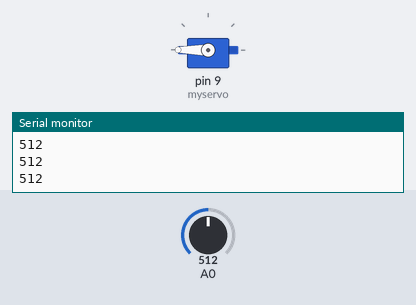
A sketch run on a simulated Arduino Uno, built with avr-gcc and run on an emulated ATmega328P. On the bench: servo, the last lines printed to the serial monitor. The test bench sets the inputs (shaded band); at power-on: A0 = 512.

Above: at 1.2 s.
1.3 s: A0 set to 313
2.8 s: A0 set to 287
At 4.0 s:
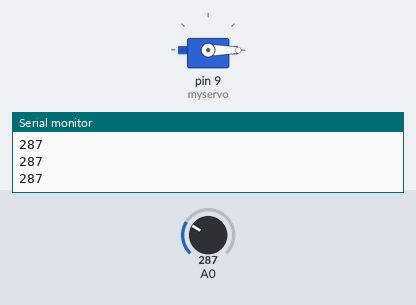
4.3 s: A0 set to 306
At 5.5 s:
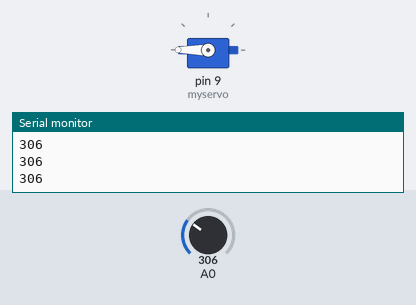
5.9 s: A0 set to 290
At 6.8 s:
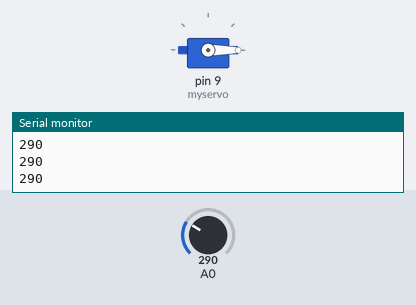
Timing chart, 0 to 8.5 s (numbered marks = the images above; inputs shaded):
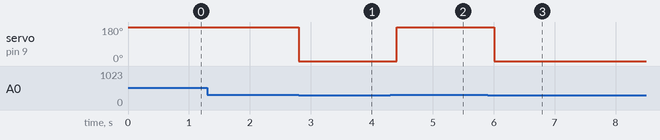

Measured:
- the behaviour switches between 301 and 300 on A0 (found by bisection; images 0 and 1)
- after the input at 2.8 s, servo on pin 9 (myservo): 180° → 0° at once
- after the input at 4.3 s, servo on pin 9 (myservo): 0° → 180° after 0.11 s
- after the input at 5.9 s, servo on pin 9 (myservo): 180° → 0° after 0.11 s

The sketch:

cod-tinkercad.ino
```cpp
#include <Servo.h>

Servo myservo;

void setup(){
  myservo.attach(9);
  Serial.begin(9600);
}
void loop() {
  int LDR = analogRead(A0);
  Serial.println(LDR);

  if (LDR > 300)
    myservo.write(180);
  else
    myservo.write(0);

  delay(200);
}
```
